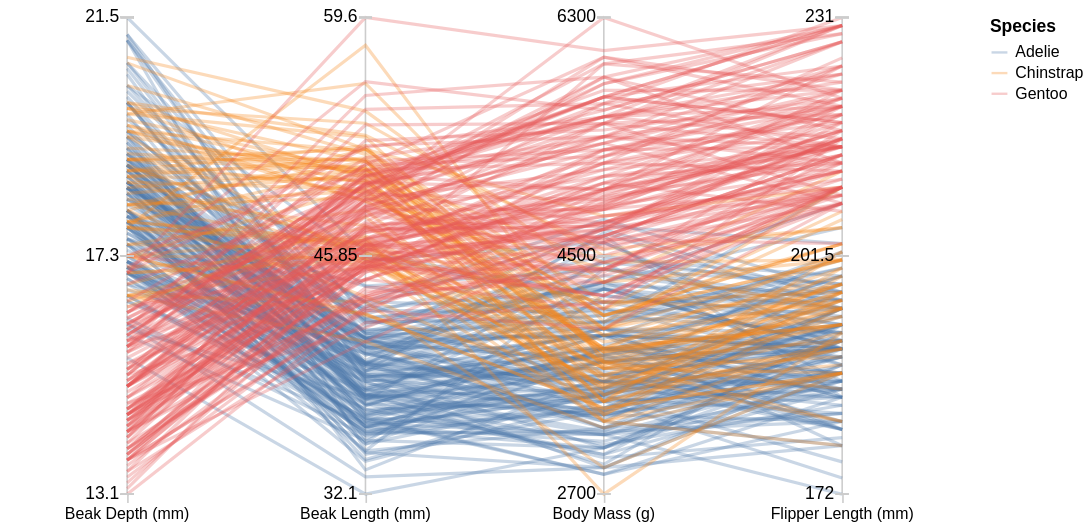

Specify this chart in Vega-Lite:
### Vega-Lite specification from a JSON file in a GitHub repository (floating-point values rounded to 4 significant figures; data arrays with more than 128 entries replaced by an {"elided": "..."} marker saying what was removed)
{"$schema": "https://vega.github.io/schema/vega-lite/v4.json", "description": "Though Vega-Lite supports only one scale per axes, one can create a parallel coordinate plot by folding variables, using `joinaggregate` to normalize their values and using ticks and rules to manually create axes.", "data": {"values": {"elided": "344 records"}}, "width": 600, "height": 300, "transform": [{"filter": "datum['Beak Length (mm)']"}, {"window": [{"op": "count", "as": "index"}]}, {"fold": ["Beak Length (mm)", "Beak Depth (mm)", "Flipper Length (mm)", "Body Mass (g)"]}, {"joinaggregate": [{"op": "min", "field": "value", "as": "min"}, {"op": "max", "field": "value", "as": "max"}], "groupby": ["key"]}, {"calculate": "(datum.value - datum.min) / (datum.max-datum.min)", "as": "norm_val"}, {"calculate": "(datum.min + datum.max) / 2", "as": "mid"}], "layer": [{"mark": {"type": "rule", "color": "#ccc"}, "encoding": {"detail": {"aggregate": "count"}, "x": {"field": "key"}}}, {"mark": "line", "encoding": {"color": {"type": "nominal", "field": "Species"}, "detail": {"type": "nominal", "field": "index"}, "opacity": {"value": 0.3}, "x": {"type": "nominal", "field": "key"}, "y": {"type": "quantitative", "field": "norm_val", "axis": null}, "tooltip": [{"type": "quantitative", "field": "Beak Length (mm)"}, {"type": "quantitative", "field": "Beak Depth (mm)"}, {"type": "quantitative", "field": "Flipper Length (mm)"}, {"type": "quantitative", "field": "Body Mass (g)"}]}}, {"encoding": {"x": {"type": "nominal", "field": "key"}, "y": {"value": 0}}, "layer": [{"mark": {"type": "text", "style": "label"}, "encoding": {"text": {"aggregate": "max", "field": "max"}}}, {"mark": {"type": "tick", "style": "tick", "size": 8, "color": "#ccc"}}]}, {"encoding": {"x": {"type": "nominal", "field": "key"}, "y": {"value": 150}}, "layer": [{"mark": {"type": "text", "style": "label"}, "encoding": {"text": {"aggregate": "min", "field": "mid"}}}, {"mark": {"type": "tick", "style": "tick", "size": 8, "color": "#ccc"}}]}, {"encoding": {"x": {"type": "nominal", "field": "key"}, "y": {"value": 300}}, "layer": [{"mark": {"type": "text", "style": "label"}, "encoding": {"text": {"aggregate": "min", "field": "min"}}}, {"mark": {"type": "tick", "style": "tick", "size": 8, "color": "#ccc"}}]}], "config": {"axisX": {"domain": false, "labelAngle": 0, "tickColor": "#ccc", "title": null}, "view": {"stroke": null}, "style": {"label": {"baseline": "middle", "align": "right", "dx": -5}, "tick": {"orient": "horizontal"}}}}
